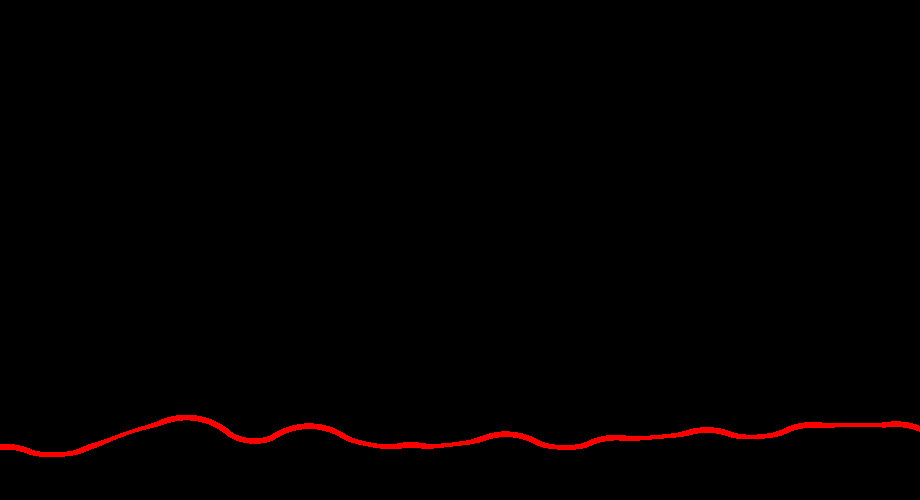
Frame 1 (no input)
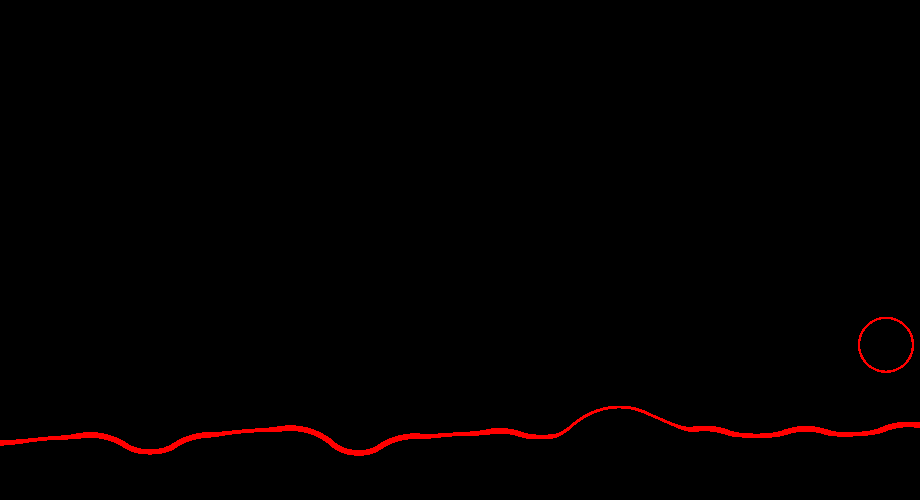
Frame 60 (the mouse pressed at the canvas centre just before this capture)
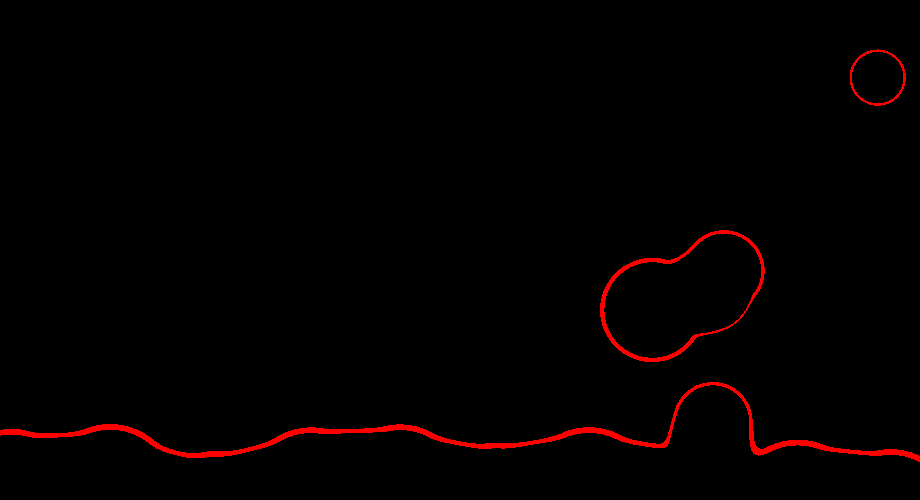
Frame 120 (the mouse held since frame 60 and released just before this capture)

The Processing sketch that drew these frames (run headless with seeded random() and noise(); from frame 60 on, the mouse is pressed at the canvas centre):

// Processing sketch: processing_62601
// ── processing_62601.pde

PImage Img;
float [][] Temperature;
float MinBlobVal = 0.01831564; 
WarmBlob [] WarmWax;
HotBlob [] HotWax;

void setup() {
   size(920, 500);
   Img = createImage(width, height, RGB);
   Temperature = new float[height][width];

   makeWax();
}

void draw() {
   zeroTemperature();
   for (int i=0; i<WarmWax.length; i++) {
     WarmWax[i].move();
     WarmWax[i].render();
   }
   for (int i=0; i<HotWax.length; i++) {
     HotWax[i].move();
     HotWax[i].render();
   }
   
   Img.loadPixels();
   buildImage();
   Img.updatePixels();
   image(Img, 0, 0);
}

void makeWax() {
   int numWarmBlobs = 1+int(width/100);
   WarmWax = new WarmBlob[numWarmBlobs];
   int xcenter = 0;
   for (int i=0; i<numWarmBlobs; i++) {
      WarmWax[i] = new WarmBlob(i*100, height, 100);
   }
   int numHotBlobs = 10;
   HotWax = new HotBlob[numHotBlobs];
   for (int i=0; i<numHotBlobs; i++) {
      HotWax[i] = new HotBlob();
   }
}

void zeroTemperature() {
   for (int y=0; y<height; y++) {
      for (int x=0; x<width; x++) {
         Temperature[y][x] = 0;
      }
   }
}

void buildImage() {
   for (int y=0; y<height; y++) {
      for (int x=0; x<width; x++) {
         float midT = 0.4;
         float rangeT = 0.05;
         if (abs(Temperature[y][x] - midT) < rangeT) {
            Img.set(x, y, color(255, 0, 0));
         } else {
            Img.set(x, y, color(0, 0, 0));
         }
      }
   }
}

class Blob {
   float cx, cy;   // blob center
   float r;        // blob radius
   float xangle, xinc, xrad;  // for wobbling blobs left-right
   float yangle, yinc, yrad;  // for wobbling blobs up-down
   float xorig, yorig;        // starting x and y

   Blob(float acx, float acy, float ar) {
      cx = acx;
      cy = acy;
      r = ar;
      startWobbles(radians(20)*random(-1, 1), r*random(0.1, 0.3),    
                   radians(20)*random(-1, 1), r*random(0.1, 0.3));
   }

   void startWobbles(float axinc, float axrad, float ayinc, float ayrad) {
      xangle = random(0, radians(360));
      yangle = random(0, radians(360));
      xinc = axinc;
      yinc = ayinc;
      xrad = axrad;
      yrad = ayrad;
      xorig = cx;
      yorig = cy;
   }
   
   void move() {
      cx = xorig + (xrad * cos(xangle));
      cy = yorig + (yrad * cos(yangle));
      xangle += xinc;
      yangle += yinc;
   }

   void render() {
      int lox = max(0, int(cx-r));
      int hix = min(width, int(cx+r));
      int loy = max(0, int(cy-r));
      int hiy = min(height, int(cy+r));
      for (int y=loy; y<hiy; y++) {
         for (int x=lox; x<hix; x++) { 
            float d2 = sq(x-cx)+sq(y-cy);
            if (d2 > r*r) continue;
            float d = sqrt(d2);
            float h = map(d, 0, r, 1, 0);
            float v = exp(-4*h*h);
            v = map(v, 1, MinBlobVal, 0, 1);  
            Temperature[y][x] += v;
         }
      }
   }
}

class WarmBlob extends Blob {
     
   WarmBlob(float acx, float acy, float ar) {
      super(acx, acy, ar);
      startWobbles(radians(3)*random(-1, 1), ar*random(0.1, 0.2),
                   radians(3)*random(-1, 1), ar*random(0.1, 0.2));
   }
}

class HotBlob extends Blob {
   float vx, vy;   // speed per frame

   HotBlob() {
      // We must call the Blob constructor
      super(0, 0, 0);
      restart(true);
   }
  
   void restart(boolean firstTime) {
      r = random(40, 100);
      cx = random(width);
      cy = height+r;
      if (firstTime) cy += random(height);
      vx = random(-.1, .1);
      vy = map(r, 40, 100, -4, -2) * random(0.8, 1.2);
      startWobbles(radians(2)*random(-1, 1), r*random(0.3, 0.6),
                   radians(2)*random(-1, 1),   random(0.3, 0.6));
   }
  
   void move() {
      xorig += vx;
      yorig += vy;
      super.move();
      if (cy+r < 0) {
         restart(false);
      }
   }
}
